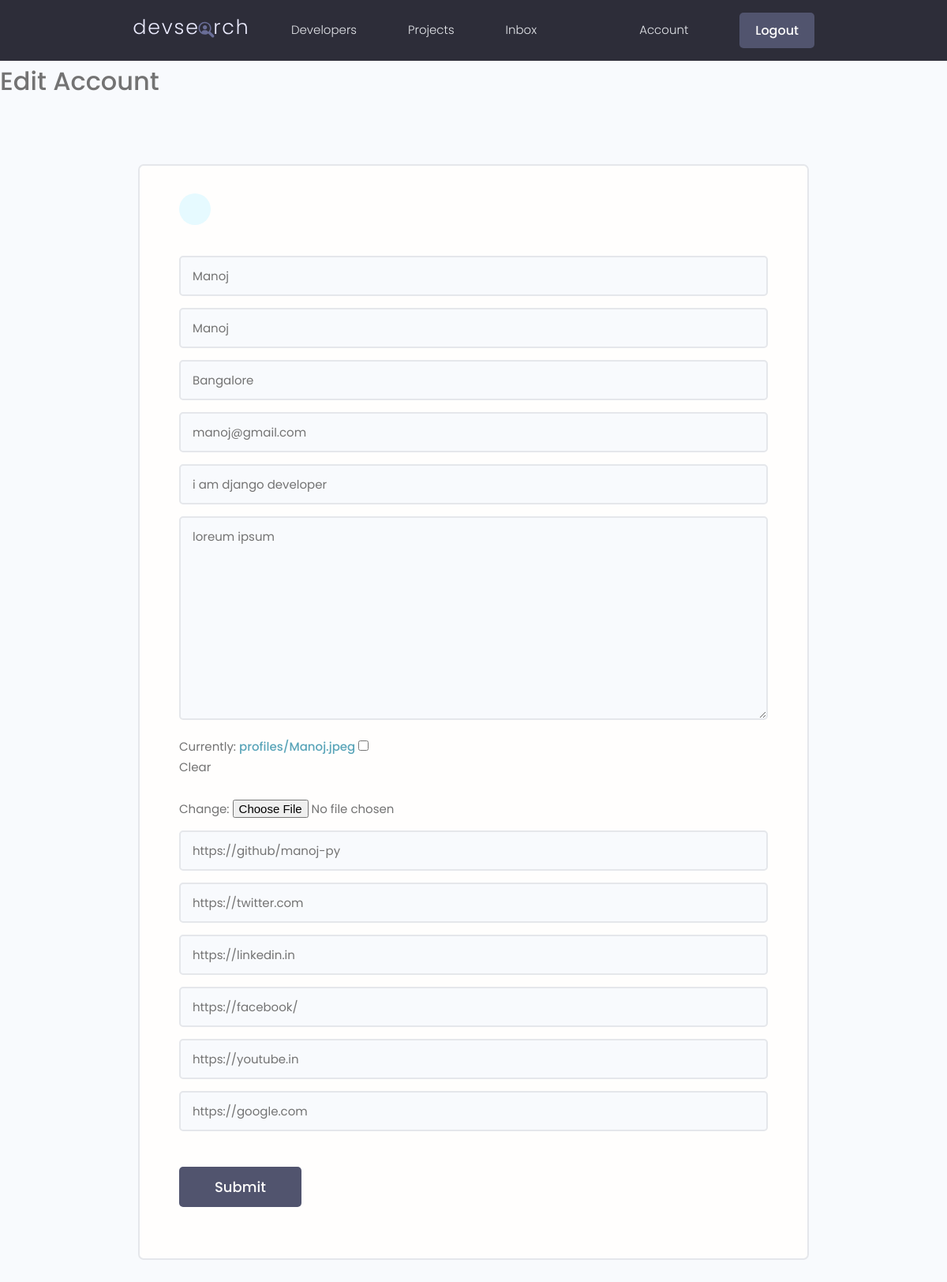
The page /edit-account/ (signed in) on the database its author committed.
### user/models.py (models this page shows, shortened)
class Profile(models.Model):
    user = models.OneToOneField(User, on_delete=models.CASCADE,null =True,blank=True)
    name = models.CharField(max_length=200, null=True,blank=True)
    username = models.CharField(max_length=200, null=True,blank=True)
    location = models.CharField(max_length=200, null=True,blank=True)
    email = models.EmailField(max_length=200,null=True,blank=True)
    short_intro = models.CharField(max_length=200, null=True,blank=True)
    bio = models.TextField(blank=True,null=True)
    profile_image = models.ImageField(null = True, blank= True, upload_to='profiles/',default='profiles/user-default.png')
    social_github = models.CharField(max_length=200, null=True,blank=True)
    social_twitter = models.CharField(max_length=200, null=True,blank=True)
    social_linkedin = models.CharField(max_length=200, null=True,blank=True)
    social_facebook = models.CharField(max_length=200, null=True,blank=True)
    social_youtube = models.CharField(max_length=200, null=True,blank=True)
    social_website = models.CharField(max_length=200, null=True,blank=True)
    created = models.DateField(auto_now_add=True)
    id = models.UUIDField(default = uuid.uuid4, unique=True, primary_key=True, editable=False)

### user/views.py (the view)
# urls.py: path('edit-account/', views.editAccount, name="edit-account"),
@login_required(login_url='login')
def editAccount(request):
    profile = request.user.profile
    form = ProfileForm(instance=profile)
    if request.method == 'POST':
        form = ProfileForm(request.POST,request.FILES,instance=profile)
        if form.is_valid():
            form.save()
            return redirect('account')
    context = {"form":form}
    return render(request, "users/editaccount.html",context)

### user/forms.py
class ProfileForm(ModelForm):
    class Meta:
        model = Profile
        fields = ['name','username','location','email','short_intro','bio','profile_image','social_github',
        'social_twitter','social_linkedin','social_facebook','social_youtube','social_website']
    def __init__(self, *args,**kwargs):
        super(ProfileForm, self).__init__(*args,**kwargs)
        for name,field in self.fields.items():
            field.widget.attrs.update({'class':'input',})

### user/templates/users/editaccount.html (shortened to what this page needs)
{% extends 'main.html' %}
{% block content %}
<h3>Edit Account</h3>
<main class="formPage my-xl">
    <div class="content-box">
        <div class="formWrapper">
            <a class="backButton" href="{% url 'account' %}"></a>
            <br>
            <form class="form" action="{% url 'edit-account' %}" method = "POST" enctype="multipart/form-data">
                {% for field in form %}
                <div class="form__field">
                    {{field}}
                </div>
                {% endfor %}
                <input class="btn btn--sub btn--lg  my-md" type="submit" value="Submit" />
            </form>
        </div>
    </div>
</main>
{% endblock %}

### static/styles/app.css (style rules this page uses)
:root { --color-sub: #2d2d39; }
.btn--sub { background-color: var(--color-sub-light); }
.content-box { width: 95%; max-width: 85rem; margin: 0 auto; }
.backButton { background: var(--color-main-light); color: var(--color-main); width: 4rem; height: 4rem; display: flex; align-items: center; justify-content: center; border-radius: 50%; }
.formPage .formWrapper { list-style: none; background: var(--color-white); padding: 3.5rem 5rem; border: 2px solid var(--color-light); border-radius: 0.7rem; }

### static/uikit/styles/modules/_variables.css (style rules this page uses)
:root { --color-main: #5aa5b9; --color-main-light: #e6faff; --color-sub: #3f4156; --color-sub-light: #51546e; --color-sub-lighter: #ededfd; --color-text: #737373; --color-gray: #8b8b8b; --color-light: #e5e7eb; --color-light-gray: #767676; --color-bg: #f8fafd; --color-white: #fffefd; --color-white-light: #f3f3f3; --color-success: #359e64; --color-success-bg: #def8e8; --color-error: #fc4b0b; --color-error-bg: #fff2ee; --font-base: 'Poppins', arial, helvetica, 'Segoe UI', roboto, ubuntu, sans-serif; --font-monospace: 'Fira Code', 'Courier New', courier, monospace; --font-regular: 300; --font-medium: 500; --font-bold: 700; --generic-shadow: 1px 1px 5px #00000010; --generic-transition: all 0.3s ease-in-out; }

### static/uikit/styles/modules/_base.css (style rules this page uses)
* { margin: 0; padding: 0; box-sizing: border-box; text-rendering: optimizeLegibility; color: inherit; font-size: inherit; }
html { font-size: 50%; }
@media only screen and (min-width: 480px) { html { font-size: 56.25%; } }
@media only screen and (min-width: 1200px) { html { font-size: 62.5%; } }
body { line-height: 1.6; font-weight: 400; font-size: 1.5rem; color: var(--color-text); background-color: var(--color-bg); min-height: 100vh; }

### static/uikit/styles/modules/_typography.css (style rules this page uses)
* { font-family: var(--font-base); }
h3 { font-size: 3.2rem; font-weight: var(--font-medium); }
a { padding-bottom: 2px; text-decoration: none; display: inline-block; color: var(--color-main); font-weight: var(--font-medium); }

### static/uikit/styles/modules/_utilities.css (style rules this page uses)
.my-md { margin: 3rem auto; }
.my-xl { margin: 8rem auto; }

### static/uikit/styles/modules/_button.css (style rules this page uses)
.btn { display: inline-block; position: relative; cursor: pointer; background-color: var(--color-light); font-weight: var(--font-medium); color: var(--color-sub); text-decoration: none; padding: 1rem 2rem; border-radius: 0.5rem; border: none; width: -webkit-fit-content; width: -moz-fit-content; width: fit-content; height: -webkit-fit-content; height: -moz-fit-content; height: fit-content; font-size: 1.6rem; outline-width: 0; outline-color: transparent; -webkit-backface-visibility: hidden; backface-visibility: hidden; transition: all 0.3s ease-in-out; }
.btn--sub { background-color: var(--color-sub); color: var(--color-white); }
.btn--lg { font-size: 1.8rem; padding: 1.2rem 4.5rem; }

### static/uikit/styles/modules/_form.css (style rules this page uses)
.form { display: block; }
.form__field { margin-top: 1.5rem; margin-bottom: 1.5rem; }
.form__label, .form__field > label { display: block; margin-bottom: 0.5rem; color: var(--color-text); }
input.input[type='text'], input.input[type='email'], input.input[type='password'], input.input[type='number'], textarea.input { min-width: 24rem; width: 100%; padding: 1.2rem 1.5rem; border-radius: 0.5rem; border: 2px solid var(--color-light); transition: all 0.3s ease-in-out; background-color: var(--color-bg); }

### rows shown on the page
Profile: form "Manoj" "Manoj" "Bangalore" "manoj@gmail.com" "i am django developer" "loreum ipsum" "https://github/manoj-py" "https://twitter.com" "https://linkedin.in" "https://facebook/" "https://youtube.in" "https://google.com"
